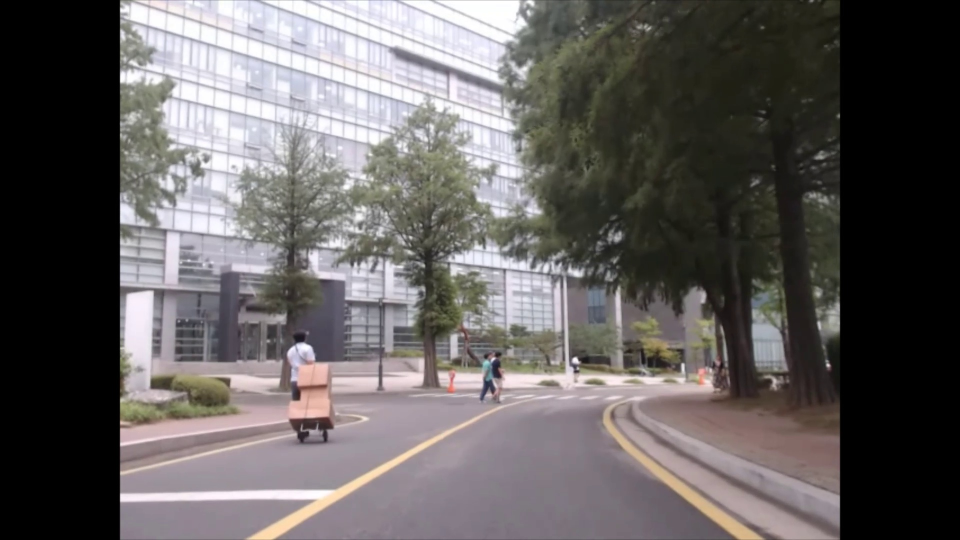
#> input picture PathPlan/images_shor.jpg, 1920 x 1080 px (shown at 1/2 size)
$ python Lane_Detection.py
#> lines starting #> are read from the running program, lines starting #| are printed output that depends on the picture; after the words box and inside, x2 and y2 are one past the last pixel; in counts of white or black regions, pixels touching at a corner belong together
import cv2
import numpy as np
#
'''
#################### PATH PLAN TEAM ####################
## ABOUT
- 차선을 인식해서 왼쪽차선, 오른쪽차선, 정지선의 위치를 반환해주는 코드
## INPUT & OUTPUT
- input: 카메라 원
- output: 각 미션 별 packet
'''
#다항식 차수
poly_order = 2
n_windows = 10
#조사창 너비 정하기 (이미지 좌우 크기/50)
windows_width = 50
#최대 픽셀 수
max_pixel_num = 600
#최소 픽셀 수
min_pixel_num = 200
# 평행이동 상수
shift_pixel = 315
#색상 범위 HSV
boundaries = [
    (np.array([161, 155, 84], dtype="uint8"), np.array([179, 255, 255], dtype="uint8")), # red1
    (np.array([0, 100, 70], dtype="uint8"), np.array([20, 255, 255], dtype="uint8")), # red2
    (np.array([94, 80, 200], dtype="uint8"), np.array([126, 255, 255], dtype="uint8")), # blue
    (np.array([0, 40, 60], dtype="uint8"), np.array([25, 255, 255], dtype="uint8")), #yellow
    (np.array([200, 0, 140], dtype="uint8"), np.array([255, 255, 255], dtype="uint8")) # white
]
# 모니터링 창 크기
display = (720, 480)
# 클로징 마스크 크기
kernel = np.ones((7,7), np.uint8)
#좌우 레인 디폴트 값
x1_default = int(0.37*display[0])
x2_default = int(0.63*display[0])

## Lane_Detection.py
class Lane_Detection: #Lane_Detction 클래스 생성후, original img 변경
    def __init__(self, img):  # 초기화
        self.x1_points1 = [None for _ in range(n_windows)]
        self.x1_points2 = [None for _ in range(n_windows)]
        self.x1_points3 = [None for _ in range(n_windows)]
        self.x2_points1 = [None for _ in range(n_windows)]
        self.x2_points2 = [None for _ in range(n_windows)]
        self.x2_points3 = [None for _ in range(n_windows)]
        self.original_img=img

        self.height, self.width = img.shape[:2]
        #roi설정을 위한 vertics, 위부터 차례대로 왼쪽 위, 왼쪽 아래, 오른쪽 아래, 오른쪽 위다.
        self.vertics = np.array([[(int(0.33*self.width), int(0.83*self.height)),
                                  (int(0.16*self.width), int(self.height)),
                                  (int(0.84*self.width), int(self.height)),
                                  (int(0.67*self.width), int(0.83*self.height))]])

        #perspective변환을 위한 pts 설정
        self.pts1 = np.float32([(0.33*self.width, 0.83*self.height),
                                (0.16*self.width, self.height),
                                (0.84*self.width, self.height),
                                (0.67*self.width, 0.83*self.height)])
        self.temp1, self.temp2 = display[:2]
        self.pts2 = np.float32([(0.33*self.temp1, 0*self.temp2),
                                (0.33*self.temp1, 1*self.temp2),
                                (0.66*self.temp1, 1*self.temp2),
                                (0.66*self.temp1, 0*self.temp2)])

        self.binary_img = self.make_binary()

        self.bin_height, self.bin_width = self.binary_img.shape[:2]
        cv2.imshow('bin', self.binary_img)
        print(self.bin_height,self.bin_width)
        self.interval_y = int(self.bin_height/(n_windows*2))
        self.interval_x = int(self.bin_width/windows_width)
        #왼쪽라인 보정상수
        self.line_constant1 = int(-(self.interval_x/0.7))
        #오른쪽라인 보정상수
        self.line_constant2 = int((self.interval_x/2))

        #조사창 y위치 정하기
        self.y_points = []
        y = self.interval_y
        for i in range (n_windows):
            self.y_points.append(y)
            y += self.interval_y*2
        if (self.y_points[-1]+self.interval_y) > self.bin_height :
            self.difference = self.y_points[-1] + self.interval_y-self.bin_height
            self.y_points[-1] -= self.difference

        self.left_points, self.right_points = self.make_route_points(self.binary_img)
        self.left_line(self.binary_img, self.left_points)
        self.right_line(self.binary_img, self.right_points)

    def left_line(self, img, left_points): #왼쪽 라인 추출(이미지로 리턴)
        img1 = np.zeros_like(img)
        self.draw_points(img1, left_points, self.y_points, [255, 0, 0], thickness =3)
        img1 = self.draw_lane(img1, self.left_points, self.y_points, [255, 0, 0])
        cv2.imshow('img',img1)
        return img1

    def right_line(self, img, right_points): #오른쪽 라인 추출(이미지로 리턴)
        img1 = np.zeros_like(img)
        self.draw_points(img1, right_points, self.y_points, [0, 255, 0], thickness =3)
        img1 = self.draw_lane(img1, self.right_points, self.y_points, [0, 255, 0])
        cv2.imshow('im2',img1)
        return img1

    def get_stop_line(self):  # 정지선을 반환하는 코드(정지선 제일 앞 부분)
        print(0)

    # 차선인식 알고리즘
    def make_route_points(self, img):
        h, w = img.shape[:2]
        # 좌우 라인 분할
        img1 = img[0: h, 0: int(w/2)]
        img2 = img[0: h, int(w/2): w]
        left_end = img1.shape[1]
        right_end = img2.shape[1]

       # 왼쪽 라인 최대 x1 points 구하기
        x1_points=[]
        for n in range(0, n_windows):
            max_count = 0
            max_point = 0
            for i in range(left_end-self.interval_x-1, self.interval_x-1, -1):
                count = 0
                minimg = img1[self.y_points[n]-self.interval_y: self.y_points[n]+self.interval_y, #작은 조사창 만들기
                           i-self.interval_x: i+self.interval_x]
                count = cv2.countNonZero(minimg)
                if(count>max_count):
                    max_count = count
                    max_point = i
                if(count>max_pixel_num):
                    break
            if max_count == 0 or max_count < min_pixel_num:
                x1_points.append(None)
            else:
                x1_points.append((max_point+int(self.interval_x/2)+self.line_constant1))

        # 오른쪽 라인 최대 x2 points 구하기
        x2_points=[]
        for n in range(0, n_windows):
            max_count = 0
            max_point = 0
            for i in range(self.interval_x, right_end-self.interval_x):
                count = 0
                minimg = img2[self.y_points[n]-self.interval_y: self.y_points[n]+self.interval_y,
                              i-self.interval_x: i+self.interval_x]
                count = cv2.countNonZero(minimg)
                if(count>max_count):
                    max_count = count
                    max_point = i
                if(count>max_pixel_num):
                    break
            if max_count == 0 or max_count < min_pixel_num:
                x2_points.append(None)
            else:
                x2_points.append(max_point+int(self.interval_x/2)+self.line_constant2)

        # x2 points에 왼쪽라인 이미지 길이를 더하여 오른쪽 라인에 피팅
        for i in range(n_windows):
            if(x2_points[i]!=None):
                x2_points[i]+=left_end

        #둘 중 하나가 None일 때 하나의 점을 평행이동 시켜 대입
        for i in range(n_windows):
            if(x1_points[i]==None and x2_points[i]!=None):
                x1_points[i]=x2_points[i]-shift_pixel
            elif(x1_points[i]!=None and x2_points[i]==None):
                x2_points[i]=x1_points[i]+shift_pixel

        self.x1_points3 = self.x1_points2
        self.x1_points2 = self.x1_points1
        self.x1_points1 = x1_points

        #이전 포인트들을 조사하여 None이 아닌 값들 평균
        for i in range(len(x1_points)):
            count = 0
            if(self.x1_points1[i] != None):
                    count += 1
            else:
                self.x1_points1[i] = x1_default
                x1_points[i] = self.x1_points1[i]
                count += 1
            if(self.x1_points2[i] != None):
                x1_points[i]+=self.x1_points2[i]
                count += 1
            if(self.x1_points3[i] != None):
                x1_points[i]+=self.x1_points3[i]
                count += 1
            if(count!=0):
                x1_points[i] = int(x1_points[i]/count)

        self.x2_points3 = self.x2_points2
        self.x2_points2 = self.x2_points1
        self.x2_points1 = x2_points
        for i in range(len(x2_points)):
            count = 0
            if(self.x2_points1[i] == None):
                x2_points[i]= x2_default
                count +=1
            else:
                count += 1
            if(self.x2_points2[i] != None):
                self.x2_points1[i]+=self.x2_points2[i]
                count += 1
            if(self.x2_points3[i] != None):
                self.x2_points1[i]+=self.x2_points3[i]
                count += 1
            if(count!=0):
                x2_points[i] = int(self.x2_points1[i]/count)

        return x1_points, x2_points

    '''
        for i in range(len(x1_points)-1):
            if(abs(x1_points[len(x1_points)-i-1] - x1_points[len(x1_points)-i-2])
               > del_cons):
                x1_points[len(x1_points)-i-2] = x1_points[len(x1_points)-i-1]

        for i in range(len(x2_points)-1):
            if(abs(x2_points[len(x2_points)-i-1] - x2_points[len(x2_points)-i-2])
               > del_cons):
                x2_points[len(x2_points)-i-2] = x2_points[len(x2_points)-i-1]
    '''
    def draw_points(self, img, x_points, y_points, color, thickness):
        try:
            for i in range(len(x_points)):
                if(x_points[i]!=None):
                    cv2.line(img, (int(x_points[i]), int(y_points[i])), (int(x_points[i]), int(y_points[i])),
                             color, thickness=9)
        except:
            print("error2")

    def draw_lane(self, img, x_points, y_points, color):
        line_x = []
        line_y = []
        for i in range(len(x_points)):
            if(x_points[i] != None):
                line_x.append(x_points[i])
                line_y.append(y_points[i])

        fit = np.polyfit(y_points, x_points, poly_order)
        line = np.poly1d(fit)
        x = np.linspace(0, display[0], display[0])
        y = np.round(line(x))

        img = cv2.cvtColor(img,cv2.COLOR_GRAY2BGR)
        self.draw_points(img, y, x, color, thickness = 3)

        return img

    # 아래부터는 유틸함수
    def make_binary(self): # 이진화 이미지를 만드는 함수
        img = self.reg_of_int(self.original_img)
        img = cv2.cvtColor(img, cv2.COLOR_BGR2HSV)
        warped_img = self.warp_image(img)
        img1 = np.zeros_like(warped_img)
        img1 = cv2.cvtColor(img1,cv2.COLOR_BGR2GRAY)

        for index in ['b','y','w']: # 색깔별로 채널 추출
            img2 = self.detectcolor(warped_img, index)
            img1 = cv2.bitwise_or(img1, img2)

        img1 = self.closeimage(img1)
        return img1

    def reg_of_int(self, img): # 이미지에서 roi 잘라내기
        mask = np.zeros_like(img)
        cv2.fillPoly(mask, self.vertics, (255,255,255))
        mask = cv2.bitwise_and(img, mask)
        return mask

    def warp_image(self, img): # 이미지 원근 변환
        M = cv2.getPerspectiveTransform(self.pts1, self.pts2)
        warped_img = cv2.warpPerspective(img, M, display)
        return warped_img

    def detectcolor(self, img, color): # color = b, r, w, y / 이미지 상에서 색을 찾아 리턴
        minRange, maxRange = 0, 0
        if color == "w":
            (minRange, maxRange) = boundaries[4]
            mask = cv2.inRange(img, minRange, maxRange)
        elif color == "y":
            (minRange, maxRange) = boundaries[3]
            mask = cv2.inRange(img, minRange, maxRange)
        elif color == "b":
            (minRange, maxRange) = boundaries[2]
            mask = cv2.inRange(img, minRange, maxRange)
        elif color == "r":
            (minRange, maxRange) = boundaries[0]
            mask = cv2.inRange(img, minRange, maxRange)
            (minRange, maxRange) = boundaries[1]
            mask = mask + cv2.inRange(img, minRange, maxRange)
        else:
            print("In Image_util.py DetectColor - Wrong color Argument")
        return mask

    def closeimage(self, img):
        return cv2.morphologyEx(img, cv2.MORPH_CLOSE, kernel)

video="images_shor.jpg"
img = cv2.imread(video)
#> img is the input picture: shape (1080, 1920, 3); mean B, G, R 95.1, 95.7, 99.5
cv2.imshow('hi', img)
img1 = Lane_Detection(img)
#> in reg_of_int, `cv2.fillPoly(mask, self.vertics, (255,255,255))`:
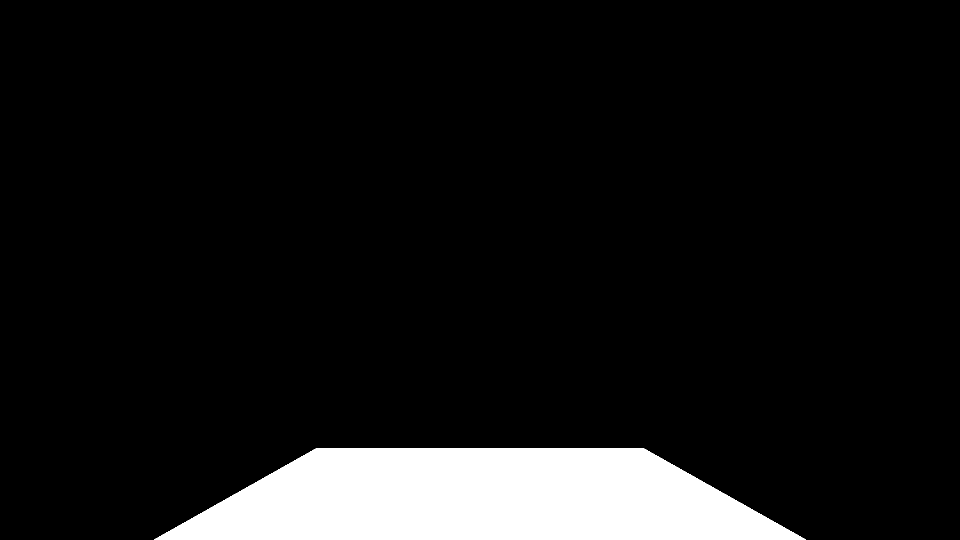
#> mask: shape (1080, 1920, 3) (shown at 1/2 size); 8.7% white; 1 white region, box (x1, y1, x2, y2) and area: (308, 896, 1612, 1080) 180278
#> in reg_of_int, `mask = cv2.bitwise_and(img, mask)`:
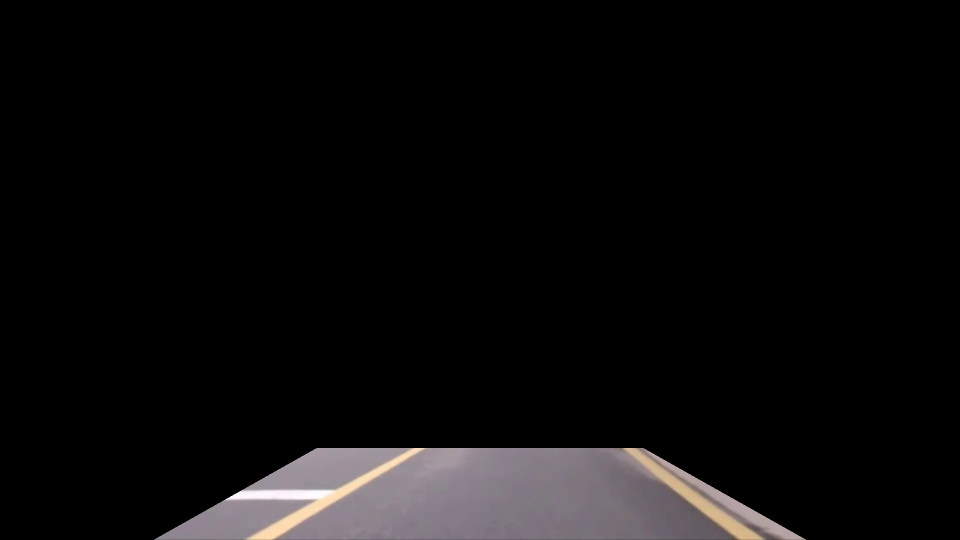
#> mask: shape (1080, 1920, 3) (shown at 1/2 size); mean B, G, R 12.1, 11.7, 12.7
#> in make_binary, `img = cv2.cvtColor(img, cv2.COLOR_BGR2HSV)`: img: shape (1080, 1920, 3); mean H, S, V 11.5, 2.1, 12.8
#> in warp_image, `warped_img = cv2.warpPerspective(img, M, display)`: warped_img: shape (480, 720, 3); mean H, S, V 44, 7.9, 49.6
#> in closeimage, `return cv2.morphologyEx(img, cv2.MORPH_CLOSE, kernel)`: returned value: shape (480, 720); 3.5% white; 2 white regions, box (x1, y1, x2, y2) and area: (449, 0, 473, 480) 6725, (271, 0, 318, 480) 5394
#| 480 720
#> in make_route_points, `img1 = img[0: h, 0: int(w/2)]`: img1: shape (480, 360); 3.1% white; 1 white region, box (x1, y1, x2, y2) and area: (271, 0, 318, 480) 5394
#> in make_route_points, `img2 = img[0: h, int(w/2): w]`:
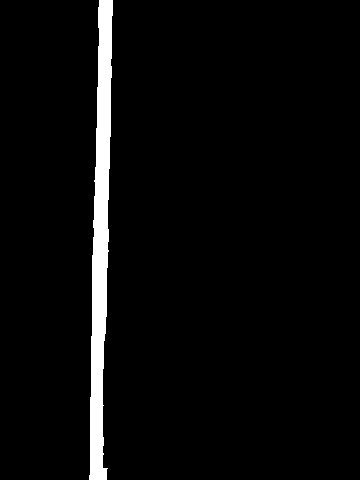
#> img2: shape (480, 360); 3.9% white; 1 white region, box (x1, y1, x2, y2) and area: (89, 0, 113, 480) 6725
#> after the loop in make_route_points, `for n in range(0, n_windows):`: minimg: shape (48, 28); every value is 0
#> after the loop in make_route_points, `for n in range(0, n_windows):`: x1_points = [305, 300, 296, 293, 290, 286, 284, 278, 275, 272]
#> after the loop in make_route_points, `for n in range(0, n_windows):`:
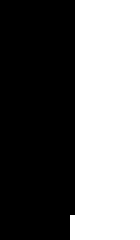
#> minimg: shape (48, 28) (shown 5 times larger); 46.8% white; 1 white region, box (x1, y1, x2, y2) and area: (14, 0, 28, 48) 629
#> after the loop in make_route_points, `for n in range(0, n_windows):`: x2_points = [112, 111, 110, 108, 107, 105, 105, 104, 103, 103]
#> after the loop in make_route_points, `for i in range(n_windows):`: x2_points = [472, 471, 470, 468, 467, 465, 465, 464, 463, 463]
#> in make_route_points, `self.x1_points1 = x1_points`: self.x1_points1 = [305, 300, 296, 293, 290, 286, 284, 278, 275, 272]
#> the loop in make_route_points, `for i in range(len(x1_points)):` made 10 passes
#> in make_route_points, `self.x2_points1 = x2_points`: self.x2_points1 = [472, 471, 470, 468, 467, 465, 465, 464, 463, 463]
#> the loop in make_route_points, `for i in range(len(x2_points)):` made 10 passes
#> in __init__, `self.left_points, self.right_points = self.make_route_points(self.bina..`: self.left_points = [305, 300, 296, 293, 290, 286, 284, 278, 275, 272]; self.right_points = [472, 471, 470, 468, 467, 465, 465, 464, 463, 463]
#> the loop in draw_points, `for i in range(len(x_points)):` made 10 passes
#> after the loop in draw_points, `for i in range(len(x_points)):`:
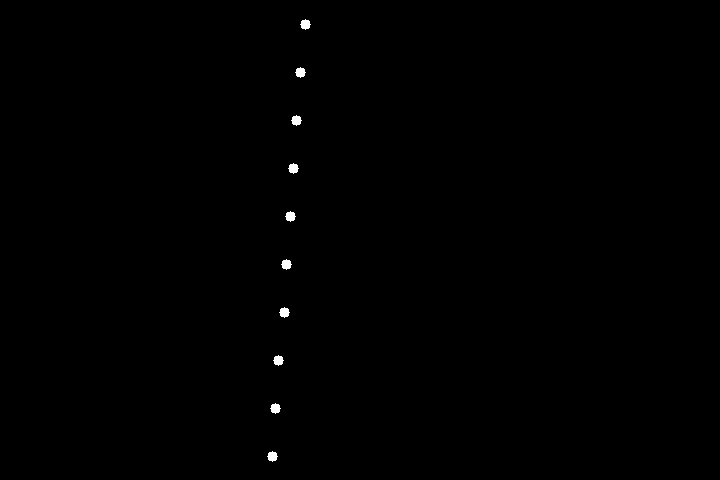
#> img: shape (480, 720); 0.23% white; 10 white regions, largest, box (x1, y1, x2, y2) and area: (300, 19, 311, 30) 81, (295, 67, 306, 78) 81, (291, 115, 302, 126) 81
#> the loop in draw_lane, `for i in range(len(x_points)):` made 10 passes
#> after the loop in draw_lane, `for i in range(len(x_points)):`: line_x = [305, 300, 296, 293, 290, 286, 284, 278, 275, 272]; line_y = [24, 72, 120, 168, 216, 264, 312, 360, 408, 456]
#> in draw_lane, `fit = np.polyfit(y_points, x_points, poly_order)`: fit = [4.93e-06, -0.0772, 306.1]
#> in draw_lane, `y = np.round(line(x))`: y = 720 values, max 306 at index 0, min 253 at index 712, mean 279.1
#> call 2 of draw_points, with x_points = array of shape (720,), y_points = array of shape (720,), thickness = 3
#> after the loop in draw_points (call 2), `for i in range(len(x_points)):`:
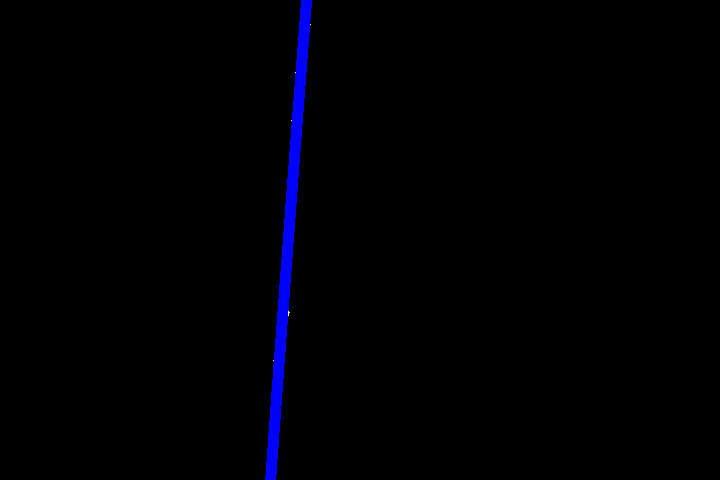
#> img: shape (480, 720, 3); mean B, G, R 3.9, 0, 0
#> the loop in draw_lane (call 2), `for i in range(len(x_points)):` made 10 passes
#> in draw_lane (call 2), `img = cv2.cvtColor(img,cv2.COLOR_GRAY2BGR)`: img: shape (480, 720, 3); every value is 0
#> call 4 of draw_points, with x_points = array of shape (720,), y_points = array of shape (720,), thickness = 3
#> after the loop in draw_points (call 4), `for i in range(len(x_points)):`:
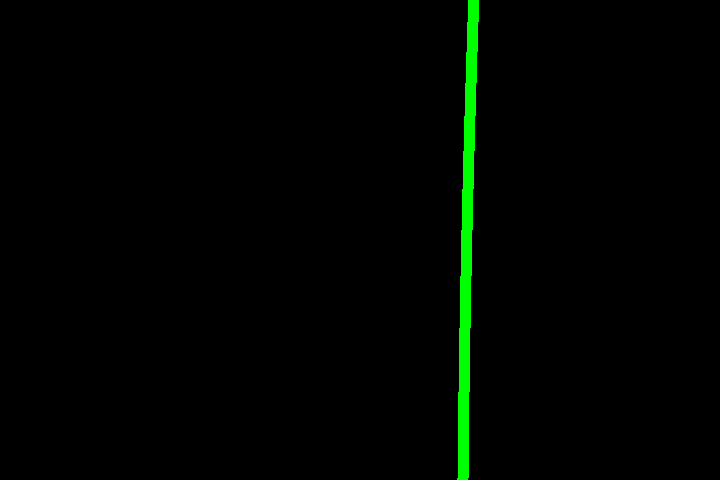
#> img: shape (480, 720, 3); mean B, G, R 0, 3.9, 0
cv2.waitKey(1)

cv2.waitKey(0)
cv2.destroyAllWindows()
